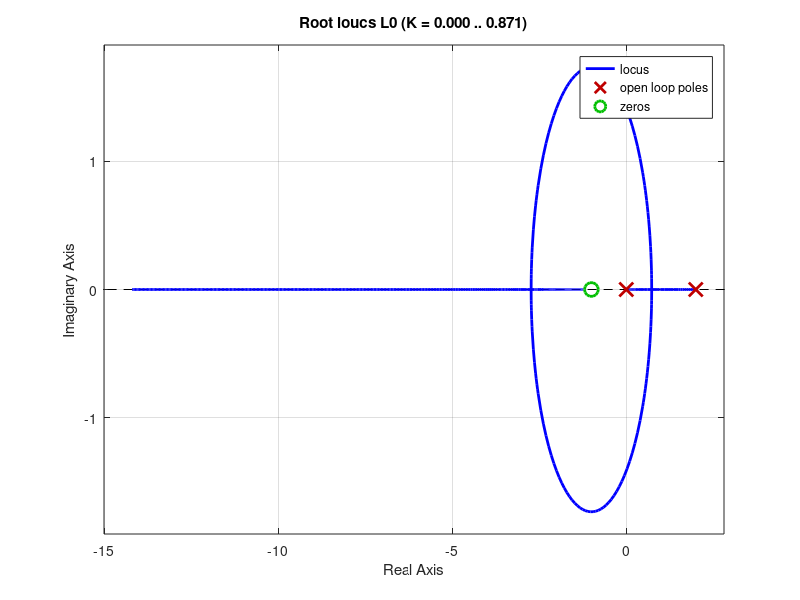
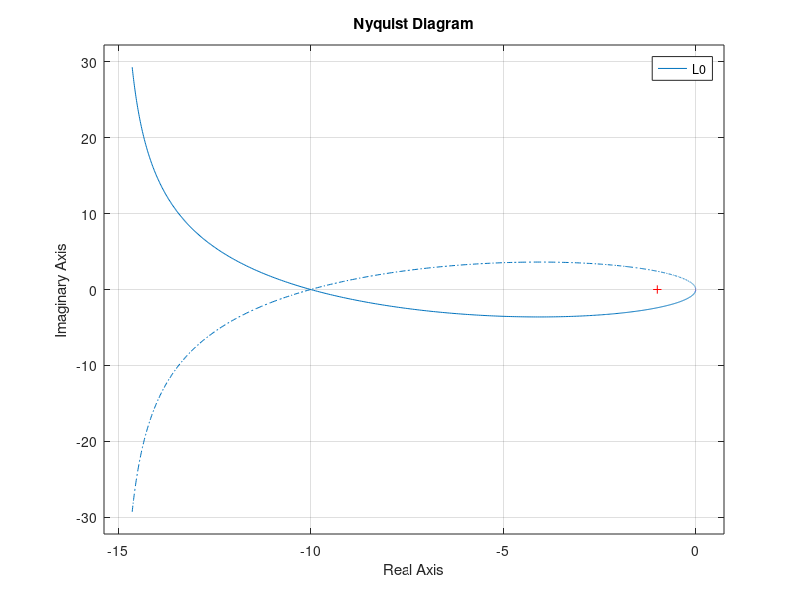
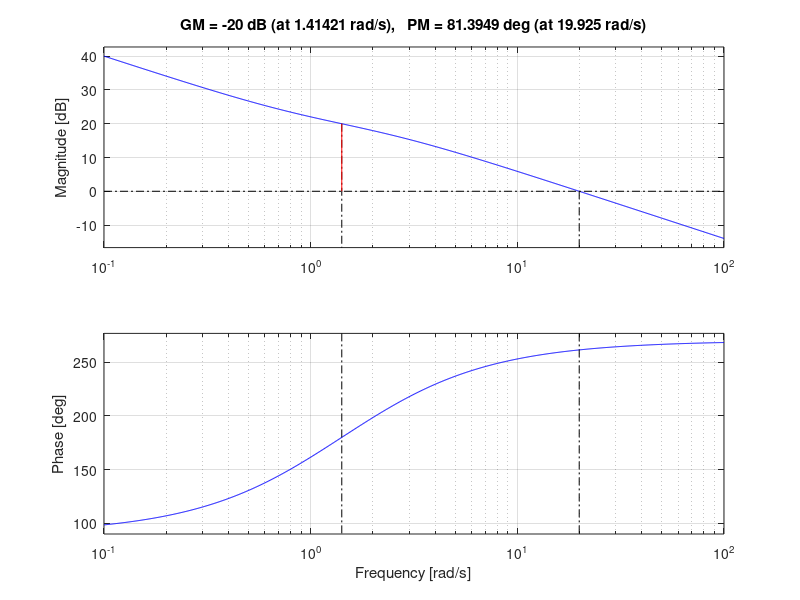
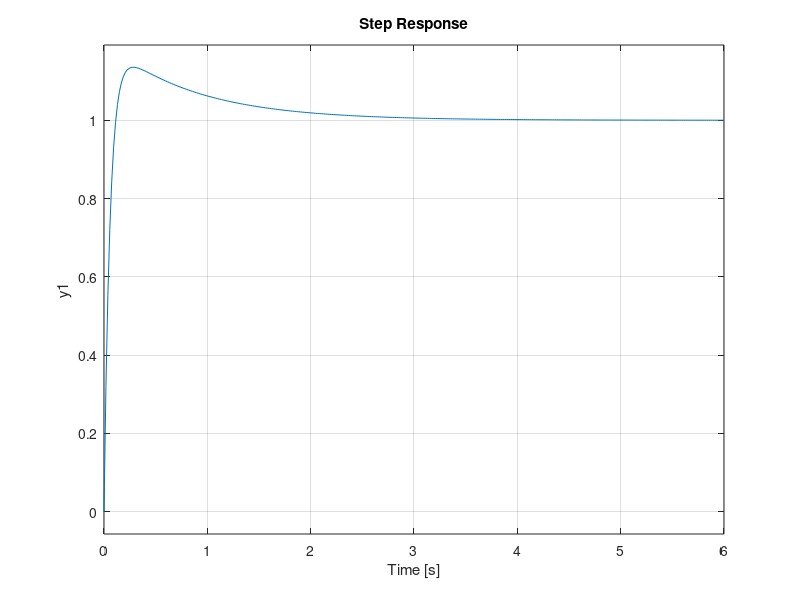

MATLAB code for these plots, in order:
clc 
clear all
close all

%errore nullo per riferimenti costanti e S% < 20%
s = tf('s');
P=(-0.2)*(s+1)/(s*(s-2))
% NOTE : 
% IL processo nominale non e ASINTOTICAMENTE STABILE  per la presenza
% di un polo in +2 pero e a fase minima (non abbiamo problemi di attrattivita
% indesiderate dovuto a poli nel semipiano SX) , inoltre una fase minima ci
% indica sin da subito che nell performance del transitorio non avremo
% sottoelongazioni introdotte per l appunto dallo zero nel semipiano SX 

% IL PROCESSO essendo presenta di per se ga un polo in 0 e quindi per il 
% limite del valor finale possimao dire che il nostro sistema avra un erroe
% di inseguimento rispetto all infresso nullo (e_true = 0 ). 

% per verificare l asintotica stabilita avremo bisogno di usare nyquist
% che ci assicura in qualisasi condizione e valutando il suo diagramma 
% (diagramma di nyquist) che se il numero di giri intorno a -1+j0 sono pari
% al numnero di poli instabili del mio sistema (giacenti nel semipiano SX)
% il sistema a ciclo chiuso sarà asintoticamente stabile 

k =-100;
L0 =k*P;
Wyr= minreal(L0/(1+L0));

pole(Wyr)
figure(1)
rlocus(L0)

figure(2)
nyquist(L0)

figure(3)
margin(L0)

figure(4)
step(Wyr)
